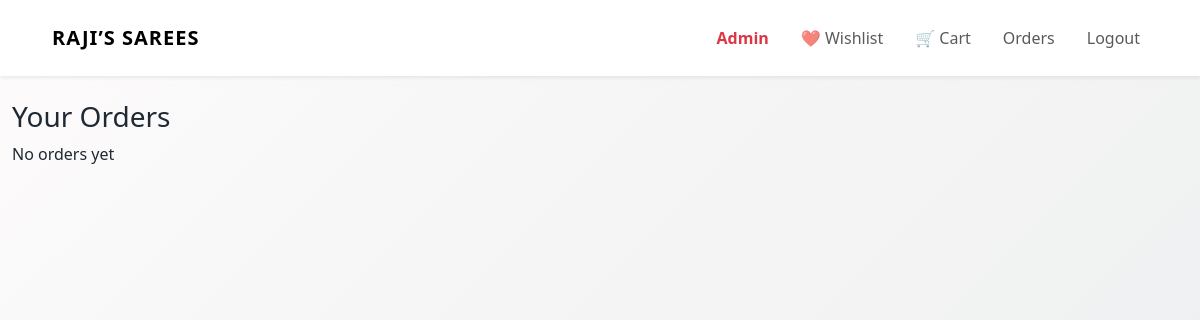
/orders (signed in), run on an earlier commit of the app's database.
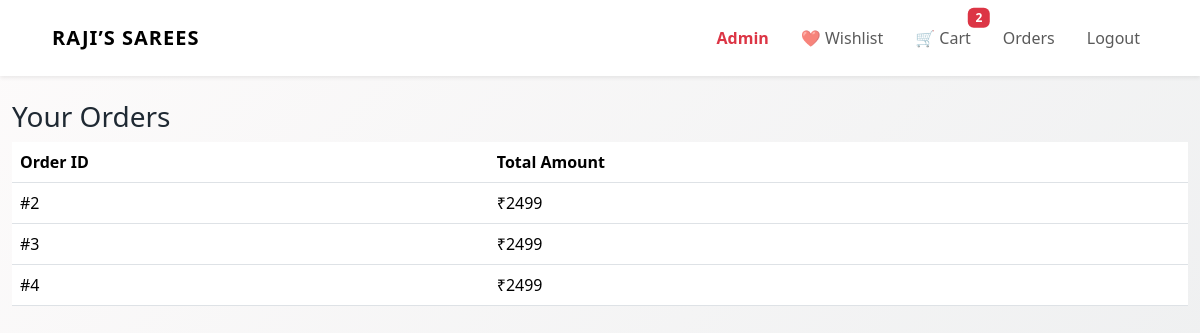
And on a later commit of the database.
### app.py (models this page shows)
class Order(db.Model):
    id = db.Column(db.Integer, primary_key=True)
    user_id = db.Column(db.Integer, nullable=False)
    total_amount = db.Column(db.Integer, nullable=False)

### app.py (the view)
@app.route("/orders")
@login_required
def orders():
    orders = Order.query.filter_by(user_id=current_user.id).all()
    return render_template("orders.html", orders=orders)

### app.py (called while the page is built)
@login_manager.user_loader
def load_user(user_id):
    return User.query.get(int(user_id))

@app.context_processor
def inject_cart_count():
    if current_user.is_authenticated:
        count = db.session.query(
            func.sum(CartItem.quantity)
        ).filter_by(user_id=current_user.id).scalar()
        return {"cart_count": count or 0}
    return {"cart_count": 0}

### templates/orders.html
{% extends "base.html" %}
{% block content %}
<h3>Your Orders</h3>
{% if orders %}
<table class="table">
  <tr>
    <th>Order ID</th>
    <th>Total Amount</th>
  </tr>
  {% for order in orders %}
  <tr>
    <td>#{{ order.id }}</td>
    <td>₹{{ order.total_amount }}</td>
  </tr>
  {% endfor %}
</table>
{% else %}
<p>No orders yet</p>
{% endif %}
{% endblock %}

What changed in the data, as far as the page shows it:
added Order: id "2", total_amount "2499"
added Order: id "3", total_amount "2499"
added Order: id "4", total_amount "2499"
Also different on the page:
{{ cart_count }}: (not shown) → "2"
text no longer shown: "No orders yet"
text now shown: "Order ID Total Amount"
